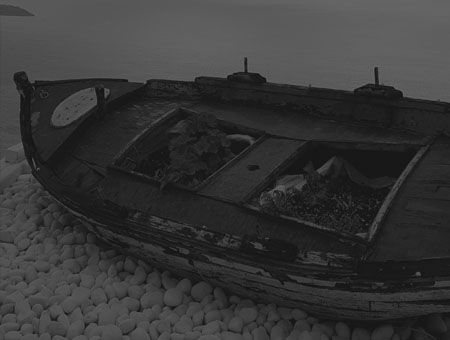
#> input picture 1017/minMax.jpg, 450 x 340 px
$ python test.py
#> lines starting #> are read from the running program, lines starting #| are printed output that depends on the picture; after the words box and inside, x2 and y2 are one past the last pixel; in counts of white or black regions, pixels touching at a corner belong together
#같은 그림에 대해 히스토그램 그리기
import cv2
import numpy as np
from matplotlib import pyplot as plt

def draw_histo(hist, shape=(200, 256)):
    hist_img = np.full(shape, 255, np.uint8)
    cv2.normalize(hist, hist, 0, shape[0], cv2.NORM_MINMAX)  # 정규화
    gap = hist_img.shape[1] / hist.shape[0]

    for i, h in enumerate(hist):
        x = int(round(i * gap))  # 막대 사각형 시작 x좌표
        w = int(round(gap))
        cv2.rectangle(hist_img, (x, 0, w, int(h)), 0, cv2.FILLED)
    return cv2.flip(hist_img, 0)

image = cv2.imread("../1017/minMax.jpg", cv2.IMREAD_GRAYSCALE)
#> image is the input picture: shape (340, 450); min 13, max 107, mean 54.6
if image is None: raise Exception("영상 파일 읽기 오류")

#calhist
hist = cv2.calcHist([image], [0], None, [32], [0,256])
#> hist = 32 values, max 30629 at index 3, min 0 at index 0, mean 4781.2
hist_img = draw_histo(hist)
#> the loop in draw_histo, `for i, h in enumerate(hist):` made 32 passes
#> (h, x) on passes 1 to 12: ([0], 0), ([0.0457], 8), ([27.36], 16), ([200], 24), ([195.5], 32), ([103.2], 40), ([59.53], 48), ([41.03], 56), ([47.9], 64), ([69.67], 72), ([69.82], 80), ([142.6], 88)
#> after the loop in draw_histo, `for i, h in enumerate(hist):`:
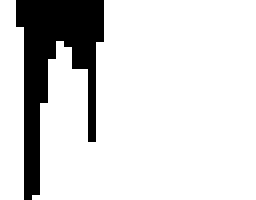
#> hist_img: shape (200, 256); 84.5% white; 1 black region, box (x1, y1, x2, y2) and area: (16, 0, 104, 200) 7952
#> in draw_histo, `return cv2.flip(hist_img, 0)`:
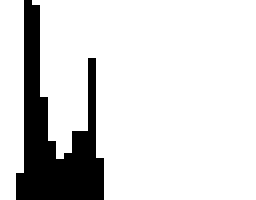
#> returned value: shape (200, 256); 84.5% white; 1 black region, box (x1, y1, x2, y2) and area: (16, 0, 104, 200) 7952

#numpy
hist2,bins = np.histogram(image.ravel(),256,[0,256])
#> hist2 = 256 values, max 4323 at index 24, min 0 at index 0, mean 597.7; bins = 257 values from 0 to 256

#plt
plt.hist(image.ravel(), 256, [0,256])
plt.show()
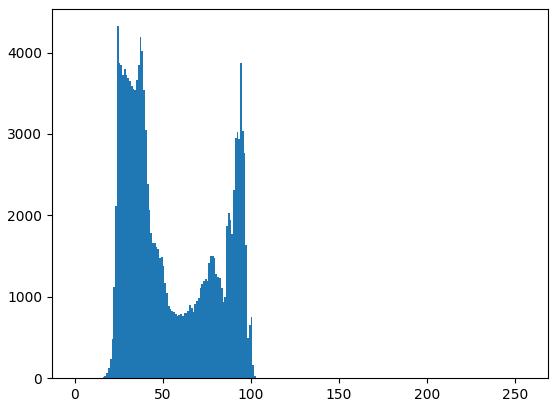
#> figure drawn by matplotlib, 1 panel; tallest bar 4323 high, from x = 24 to 25

cv2.imshow("image", image)
cv2.imshow("hist_img",hist_img)
cv2.waitKey(0)
